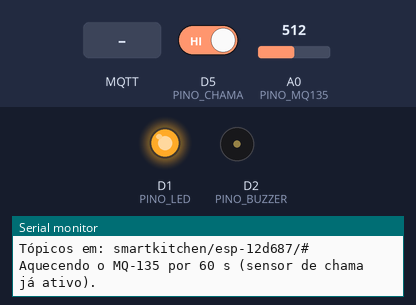
This sketch was run on a simulated ESP8266 (Wemos D1 mini). On the bench: output pins drawn as LEDs (lit = HIGH), buzzer (waves = sounding, pin HIGH), the last lines printed to the serial monitor. Dashed ring = blinking. The inputs (shaded band) are chosen by the test bench; at power-on: D5 (PINO_CHAMA) HIGH, A0 (PINO_MQ135) = 512. WiFi joins after 1.5 s; servers stay silent unless stated; no MQTT or app messages arrive unless stated.

Above: at 1.4 s.
1.5 s: D5 (PINO_CHAMA) driven LOW
At 1.95 s:
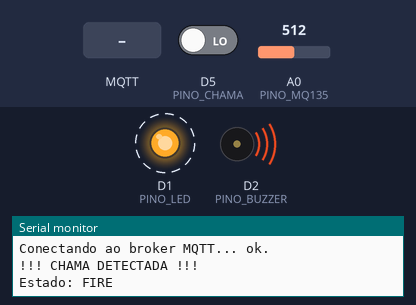
4.5 s: MQTT message "test" arrives on the first subscribed topic
At 4.65 s:
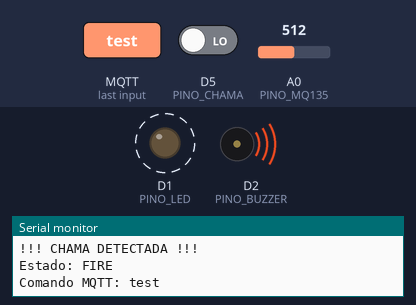
7.5 s: A0 (PINO_MQ135) set to 110
10.5 s: A0 (PINO_MQ135) set to 94
Timing chart, 0 to 20.5 s (numbered marks = the images above; inputs shaded):
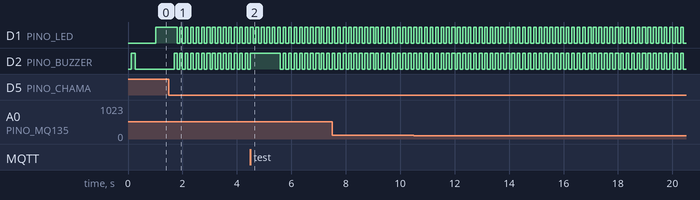

Measured:
- after the input at 1.5 s, D2 (PINO_BUZZER): alternates HIGH for 0.10 s and LOW for 0.10 s, starting after 0.20 s
- by itself, D1 (PINO_LED): alternates HIGH for 0.10 s and LOW for 0.10 s

The sketch:

smart_fire_detection.ino
```cpp
/*
 * IoT-Based Smart Smoke and Fire Detection System — ESP8266 (NodeMCU / Wemos D1 mini)
 *
 * Componentes:
 *   - LED de status      -> D1 (GPIO5)  com resistor de 220 ohms
 *   - Buzzer             -> D2 (GPIO4)  (ativo ou passivo, ver BUZZER_PASSIVO)
 *   - Sensor de chama IR -> D5 (GPIO14) saída digital DO (módulo com LM393)
 *   - MQ-135 (AOUT)      -> A0
 *
 * Bibliotecas:
 *   - Placa "esp8266 by ESP8266 Community" (traz ESP8266WiFi)
 *   - "PubSubClient" de Nick O'Leary (Gerenciador de Bibliotecas)
 *
 * Estados e sinalização local:
 *   SAFE      LED dá um flash curto a cada 3 s (sistema ativo); buzzer em silêncio
 *             (durante o aquecimento do MQ-135 o LED pisca a cada 1 s)
 *   GAS       LED pisca a 1 Hz; buzzer bipa 200 ms por segundo
 *   FIRE      LED e buzzer alternam rápido (5 Hz) — prioridade máxima
 *   FIRE_GAS  igual a FIRE, com gás também acima do limite
 *
 * Tópicos MQTT (<id> = "esp-" + chip ID em hexadecimal):
 *   smartkitchen/<id>/telemetry  JSON periódico com as leituras
 *   smartkitchen/<id>/state      estado atual (retido)
 *   smartkitchen/<id>/alert      evento JSON a cada mudança de estado
 *   smartkitchen/<id>/online     "online"/"offline" (retido, via Last Will)
 *   smartkitchen/<id>/cmd        comandos recebidos: "test" (bipe de 1 s), "status"
 *
 * Os alarmes locais funcionam mesmo sem Wi-Fi ou broker.
 */

#include <ESP8266WiFi.h>
#include <PubSubClient.h>

// ---------------- Rede ----------------
const char*    WIFI_SSID   = "SUA_REDE";        // o ESP8266 só conecta em redes 2,4 GHz
const char*    WIFI_PASS   = "SUA_SENHA";
const char*    MQTT_HOST   = "broker.hivemq.com"; // broker público para testes
const uint16_t MQTT_PORT   = 1883;
const char*    MQTT_USER   = "";                 // deixe vazio se o broker não exige login
const char*    MQTT_PASS   = "";
const char*    TOPICO_BASE = "smartkitchen";

// ---------------- Pinos ----------------
const uint8_t PINO_LED    = D1;
const uint8_t PINO_BUZZER = D2;
const uint8_t PINO_CHAMA  = D5;
const uint8_t PINO_MQ135  = A0;

// ---------------- Configurações ----------------
#define BUZZER_PASSIVO     false  // true = buzzer passivo (tone); false = buzzer ativo
#define CHAMA_ATIVA_EM_LOW true   // módulos com LM393 normalmente vão a LOW ao ver chama

const int LIMITE_GAS    = 400;   // valor bruto do ADC (0–1023) que dispara o alerta — calibre!
const int HISTERESE_GAS = 30;    // margem para desligar o alerta

const unsigned long AQUECIMENTO_MS       = 60000; // aquecimento do MQ-135 (chama funciona durante)
const unsigned long INTERVALO_GAS        = 1000;  // leitura do MQ-135
const unsigned long DEBOUNCE_CHAMA_MS    = 200;   // chama precisa ficar estável por esse tempo
const unsigned long INTERVALO_TELEMETRIA = 5000;  // publicação periódica
const unsigned long INTERVALO_RECONEXAO  = 5000;  // nova tentativa de conexão ao broker
const int AMOSTRAS_MQ = 10;
const int FREQ_BUZZER = 2000;                     // Hz (só buzzer passivo)

// ---------------- Estado ----------------
enum Estado { SEGURO, ALERTA_GAS, ALERTA_FOGO, ALERTA_FOGO_GAS };
const char* NOMES_ESTADO[] = { "SAFE", "GAS", "FIRE", "FIRE_GAS" };

WiFiClient   wifiClient;
PubSubClient mqtt(wifiClient);

char idDispositivo[16];
char topTelemetria[64], topEstado[64], topAlerta[64], topOnline[64], topCmd[64];

int  valorGas  = 0;
bool gasPronto = false;
bool alarmeGas = false;

bool chama = false;
bool leituraChamaAnterior = false;
unsigned long tMudancaChama = 0;

Estado estado = SEGURO;
bool   buzzerLigado = false;
bool   wifiAnterior = false;

unsigned long tGas = 0, tTelemetria = 0, tReconexao = 0, tTesteFim = 0;
bool primeiraTentativaMqtt = true;

// ================= Buzzer =================
void setBuzzer(bool ligar) {
  if (ligar == buzzerLigado) return;   // evita reiniciar o tone() a cada loop
  buzzerLigado = ligar;
#if BUZZER_PASSIVO
  if (ligar) tone(PINO_BUZZER, FREQ_BUZZER);
  else { noTone(PINO_BUZZER); digitalWrite(PINO_BUZZER, LOW); }
#else
  digitalWrite(PINO_BUZZER, ligar ? HIGH : LOW);
#endif
}

// ================= Sensores =================
int lerMQ135() {
  long soma = 0;
  for (int i = 0; i < AMOSTRAS_MQ; i++) {
    soma += analogRead(PINO_MQ135);
    delay(2);
  }
  return soma / AMOSTRAS_MQ;
}

bool lerChamaBruta() {
  bool nivel = digitalRead(PINO_CHAMA);
  return CHAMA_ATIVA_EM_LOW ? (nivel == LOW) : (nivel == HIGH);
}

// Debounce: só aceita a nova leitura depois de estável por DEBOUNCE_CHAMA_MS
void atualizarChama(unsigned long agora) {
  bool leitura = lerChamaBruta();
  if (leitura != leituraChamaAnterior) {
    leituraChamaAnterior = leitura;
    tMudancaChama = agora;
  }
  if (leitura != chama && agora - tMudancaChama >= DEBOUNCE_CHAMA_MS) {
    chama = leitura;
    Serial.println(chama ? F("!!! CHAMA DETECTADA !!!") : F("Chama não detectada."));
  }
}

void atualizarGas(unsigned long agora) {
  if (!gasPronto && agora >= AQUECIMENTO_MS) {
    gasPronto = true;
    Serial.println(F("MQ-135 aquecido e pronto."));
  }
  if (agora - tGas < INTERVALO_GAS) return;
  tGas = agora;

  valorGas = lerMQ135();
  if (!gasPronto) return;              // durante o aquecimento a leitura não dispara alarme

  if (!alarmeGas && valorGas >= LIMITE_GAS) {
    alarmeGas = true;
    Serial.println(F("!!! GÁS/FUMAÇA ACIMA DO LIMITE !!!"));
  } else if (alarmeGas && valorGas <= LIMITE_GAS - HISTERESE_GAS) {
    alarmeGas = false;
    Serial.println(F("Nível de gás normalizado."));
  }
}

Estado calcularEstado() {
  if (chama && alarmeGas) return ALERTA_FOGO_GAS;
  if (chama)              return ALERTA_FOGO;
  if (alarmeGas)          return ALERTA_GAS;
  return SEGURO;
}

// ================= Sinalização local =================
void atualizarSaidas(unsigned long agora) {
  bool led = false, buz = false;

  switch (estado) {
    case ALERTA_FOGO:
    case ALERTA_FOGO_GAS: {
      bool fase = (agora / 100) % 2;   // 100 ms ligado / 100 ms desligado
      led = fase;
      buz = fase;
      break;
    }
    case ALERTA_GAS: {
      unsigned long p = agora % 1000;
      led = p < 500;                   // LED a 1 Hz
      buz = p < 200;                   // bipe de 200 ms por segundo
      break;
    }
    case SEGURO:
      if (!gasPronto) led = (agora / 1000) % 2;  // aquecendo
      else            led = (agora % 3000) < 50; // heartbeat
      break;
  }

  if (agora < tTesteFim) buz = true;   // comando remoto "test"

  digitalWrite(PINO_LED, led ? HIGH : LOW);
  setBuzzer(buz);
}

// ================= MQTT =================
void publicarTelemetria() {
  if (!mqtt.connected()) return;
  char msg[160];
  snprintf(msg, sizeof(msg),
           "{\"gas\":%d,\"gas_ready\":%s,\"flame\":%s,\"state\":\"%s\",\"rssi\":%d,\"uptime\":%lu}",
           valorGas, gasPronto ? "true" : "false", chama ? "true" : "false",
           NOMES_ESTADO[estado], WiFi.RSSI(), millis() / 1000);
  mqtt.publish(topTelemetria, msg);
}

void publicarEstado() {
  if (!mqtt.connected()) return;
  mqtt.publish(topEstado, NOMES_ESTADO[estado], true);   // retido
}

void publicarAlerta() {
  if (!mqtt.connected()) return;
  char msg[96];
  snprintf(msg, sizeof(msg), "{\"event\":\"%s\",\"gas\":%d,\"flame\":%s}",
           NOMES_ESTADO[estado], valorGas, chama ? "true" : "false");
  mqtt.publish(topAlerta, msg);
}

void aoReceberMqtt(char* topico, byte* payload, unsigned int tamanho) {
  char cmd[16];
  unsigned int n = min(tamanho, (unsigned int)(sizeof(cmd) - 1));
  memcpy(cmd, payload, n);
  cmd[n] = '\0';
  Serial.printf("Comando MQTT: %s\n", cmd);

  if (strcmp(cmd, "test") == 0) {
    tTesteFim = millis() + 1000;
  } else if (strcmp(cmd, "status") == 0) {
    publicarEstado();
    publicarTelemetria();
  }
}

void manterRede(unsigned long agora) {
  bool wifiOk = WiFi.status() == WL_CONNECTED;
  if (wifiOk != wifiAnterior) {
    wifiAnterior = wifiOk;
    if (wifiOk) Serial.printf("Wi-Fi conectado. IP: %s\n", WiFi.localIP().toString().c_str());
    else        Serial.println(F("Wi-Fi desconectado (alarmes locais seguem ativos)."));
  }
  if (!wifiOk) return;

  if (mqtt.connected()) {
    mqtt.loop();
    return;
  }

  if (!primeiraTentativaMqtt && agora - tReconexao < INTERVALO_RECONEXAO) return;
  primeiraTentativaMqtt = false;
  tReconexao = agora;

  Serial.print(F("Conectando ao broker MQTT... "));
  bool ok;
  if (strlen(MQTT_USER) > 0)
    ok = mqtt.connect(idDispositivo, MQTT_USER, MQTT_PASS, topOnline, 1, true, "offline");
  else
    ok = mqtt.connect(idDispositivo, topOnline, 1, true, "offline");

  if (ok) {
    Serial.println(F("ok."));
    mqtt.publish(topOnline, "online", true);
    mqtt.subscribe(topCmd);
    publicarEstado();       // garante que o estado atual chegue mesmo após queda
    publicarTelemetria();
  } else {
    Serial.printf("falhou (rc=%d). Nova tentativa em %lu s.\n",
                  mqtt.state(), INTERVALO_RECONEXAO / 1000);
  }
}

// ================= Setup =================
void setup() {
  Serial.begin(115200);
  delay(100);

  pinMode(PINO_LED, OUTPUT);
  pinMode(PINO_BUZZER, OUTPUT);
  pinMode(PINO_CHAMA, INPUT);
  digitalWrite(PINO_LED, LOW);
  setBuzzer(false);

  snprintf(idDispositivo, sizeof(idDispositivo), "esp-%06x", ESP.getChipId());
  snprintf(topTelemetria, sizeof(topTelemetria), "%s/%s/telemetry", TOPICO_BASE, idDispositivo);
  snprintf(topEstado,     sizeof(topEstado),     "%s/%s/state",     TOPICO_BASE, idDispositivo);
  snprintf(topAlerta,     sizeof(topAlerta),     "%s/%s/alert",     TOPICO_BASE, idDispositivo);
  snprintf(topOnline,     sizeof(topOnline),     "%s/%s/online",    TOPICO_BASE, idDispositivo);
  snprintf(topCmd,        sizeof(topCmd),        "%s/%s/cmd",       TOPICO_BASE, idDispositivo);

  Serial.println();
  Serial.println(F("=== Smart Smoke and Fire Detection ==="));
  Serial.printf("ID do dispositivo: %s\n", idDispositivo);
  Serial.printf("Tópicos em: %s/%s/#\n", TOPICO_BASE, idDispositivo);
  Serial.printf("Aquecendo o MQ-135 por %lu s (sensor de chama já ativo).\n", AQUECIMENTO_MS / 1000);

  WiFi.mode(WIFI_STA);
  WiFi.setAutoReconnect(true);
  WiFi.begin(WIFI_SSID, WIFI_PASS);

  mqtt.setServer(MQTT_HOST, MQTT_PORT);
  mqtt.setCallback(aoReceberMqtt);

  // Bipe de inicialização
  setBuzzer(true); delay(150); setBuzzer(false);
}

// ================= Loop =================
void loop() {
  unsigned long agora = millis();

  atualizarChama(agora);
  atualizarGas(agora);

  Estado novo = calcularEstado();
  if (novo != estado) {
    estado = novo;
    Serial.printf("Estado: %s\n", NOMES_ESTADO[estado]);
    publicarEstado();
    publicarAlerta();
  }

  atualizarSaidas(agora);
  manterRede(agora);

  if (agora - tTelemetria >= INTERVALO_TELEMETRIA) {
    tTelemetria = agora;
    publicarTelemetria();
    Serial.printf("MQ-135: %4d | Chama: %s | Estado: %s | MQTT: %s\n",
                  valorGas, chama ? "SIM" : "não", NOMES_ESTADO[estado],
                  mqtt.connected() ? "conectado" : "offline");
  }
}
```
